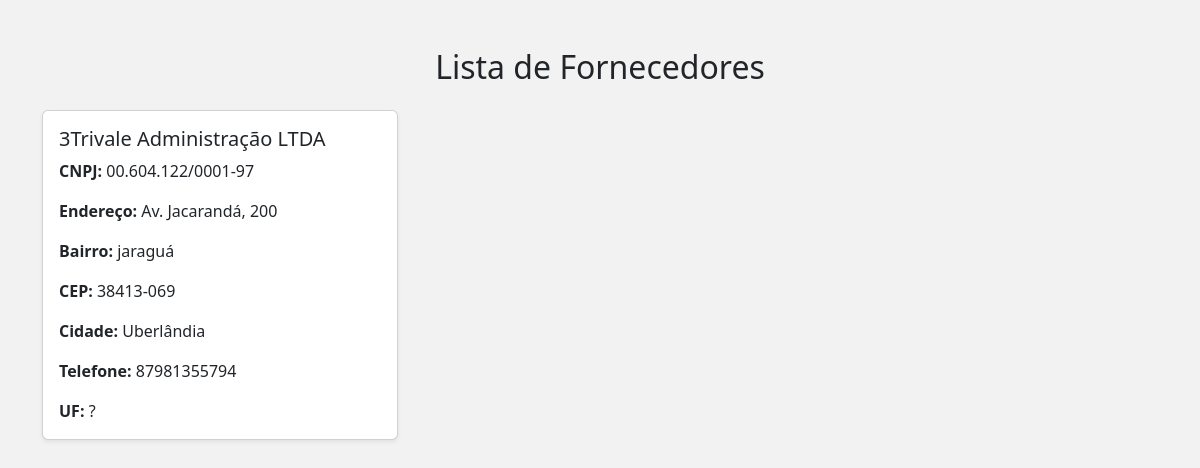
The page /fornecedores/ on the database its author committed.
### biddingContracts/models.py (models this page shows, shortened)
class Fornecedor(models.Model):
    nome = models.CharField(max_length=200)
    cnpj = models.CharField(max_length=200)
    endereco = models.CharField(max_length=200)
    num  = models.CharField(max_length=200)
    bairro  = models.CharField(max_length=200)
    cep = models.CharField(max_length=200)
    cidade = models.CharField(max_length=200)
    telefone = models.CharField(max_length=200)
    class meta:
        verbose_name_plural = "fornecedores"

### biddingContracts/views.py (the view)
# urls.py: path('fornecedores/', views.listFornecedores, name="fornecedores"),
def listFornecedores(request):
    fornecedores = Fornecedor.objects.all()
    context = {"fornecedores": fornecedores}
    return render(request, "fornecedores.html", context)

### biddingContracts/templates/fornecedores.html
{% extends "base_template.html" %}
{% block content %}
<div class="container my-5">
    <h2 class="text-center mb-4">Lista de Fornecedores</h2>
    {% if fornecedores %}
        <div class="row">
            {% for fornecedor in fornecedores %}
            <div class="col-md-6 col-lg-4 mb-4">
                <div class="card h-100 shadow-sm">
                    <div class="card-body">
                        <h5 class="card-title">{{ fornecedor.nome }}</h5>
                        <p class="card-text"><strong>CNPJ:</strong> {{ fornecedor.cnpj }}</p>
                        <p class="card-text"><strong>Endereço:</strong> {{ fornecedor.endereco }}, {{ fornecedor.num }}</p>
                        <p class="card-text"><strong>Bairro:</strong> {{ fornecedor.bairro }}</p>
                        <p class="card-text"><strong>CEP:</strong> {{ fornecedor.cep }}</p>
                        <p class="card-text"><strong>Cidade:</strong> {{ fornecedor.cidade }}</p>
                        <p class="card-text"><strong>Telefone:</strong> {{ fornecedor.telefone }}</p>
                        <p class="card-text"><strong>UF:</strong> ?</p>
                    </div>
                </div>
            </div>
            {% endfor %}
        </div>
    {% else %}
        <p class="text-center">Nenhum fornecedor encontrado!</p>
    {% endif %}
</div>
{% endblock %}

### rows shown on the page
Fornecedor: nome "3Trivale Administração LTDA", cnpj "00.604.122/0001-97", endereco "Av. Jacarandá", num "200", bairro "jaraguá", cep "38413-069", cidade "Uberlândia", telefone "87981355794"
